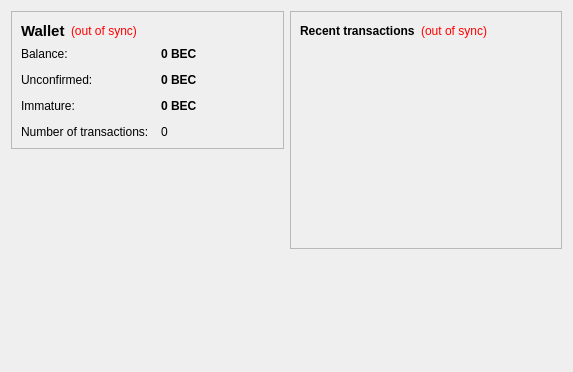
<?xml version="1.0" encoding="UTF-8"?>
<ui version="4.0">
 <class>OverviewPage</class>
 <widget class="QWidget" name="OverviewPage">
  <property name="geometry">
   <rect>
    <x>0</x>
    <y>0</y>
    <width>573</width>
    <height>372</height>
   </rect>
  </property>
  <property name="windowTitle">
   <string>Form</string>
  </property>
  <layout class="QHBoxLayout" name="horizontalLayout" stretch="1,1">
   <item>
    <layout class="QVBoxLayout" name="verticalLayout_2">
     <item>
      <widget class="QFrame" name="frame">
       <property name="frameShape">
        <enum>QFrame::StyledPanel</enum>
       </property>
       <property name="frameShadow">
        <enum>QFrame::Raised</enum>
       </property>
       <layout class="QVBoxLayout" name="verticalLayout_4">
        <item>
         <layout class="QHBoxLayout" name="horizontalLayout_4">
          <item>
           <widget class="QLabel" name="label_5">
            <property name="font">
             <font>
              <pointsize>11</pointsize>
              <weight>75</weight>
              <bold>true</bold>
             </font>
            </property>
            <property name="text">
             <string>Wallet</string>
            </property>
           </widget>
          </item>
          <item>
           <widget class="QLabel" name="labelWalletStatus">
            <property name="toolTip">
             <string>The displayed information may be out of date. Your wallet automatically synchronizes with the BeaoCoin network after a connection is established, but this process has not completed yet.</string>
            </property>
            <property name="styleSheet">
             <string notr="true">QLabel { color: red; }</string>
            </property>
            <property name="text">
             <string notr="true">(out of sync)</string>
            </property>
            <property name="alignment">
             <set>Qt::AlignLeading|Qt::AlignLeft|Qt::AlignVCenter</set>
            </property>
           </widget>
          </item>
          <item>
           <spacer name="horizontalSpacer_2">
            <property name="orientation">
             <enum>Qt::Horizontal</enum>
            </property>
            <property name="sizeHint" stdset="0">
             <size>
              <width>40</width>
              <height>20</height>
             </size>
            </property>
           </spacer>
          </item>
         </layout>
        </item>
        <item>
         <layout class="QFormLayout" name="formLayout_2">
          <property name="fieldGrowthPolicy">
           <enum>QFormLayout::AllNonFixedFieldsGrow</enum>
          </property>
          <property name="horizontalSpacing">
           <number>12</number>
          </property>
          <property name="verticalSpacing">
           <number>12</number>
          </property>
          <item row="0" column="0">
           <widget class="QLabel" name="label">
            <property name="text">
             <string>Balance:</string>
            </property>
           </widget>
          </item>
          <item row="0" column="1">
           <widget class="QLabel" name="labelBalance">
            <property name="font">
             <font>
              <weight>75</weight>
              <bold>true</bold>
             </font>
            </property>
            <property name="cursor">
             <cursorShape>IBeamCursor</cursorShape>
            </property>
            <property name="toolTip">
             <string>Your current balance</string>
            </property>
            <property name="text">
             <string notr="true">0 BEC</string>
            </property>
            <property name="textInteractionFlags">
             <set>Qt::LinksAccessibleByMouse|Qt::TextSelectableByKeyboard|Qt::TextSelectableByMouse</set>
            </property>
           </widget>
          </item>
          <item row="1" column="0">
           <widget class="QLabel" name="label_3">
            <property name="text">
             <string>Unconfirmed:</string>
            </property>
           </widget>
          </item>
          <item row="1" column="1">
           <widget class="QLabel" name="labelUnconfirmed">
            <property name="font">
             <font>
              <weight>75</weight>
              <bold>true</bold>
             </font>
            </property>
            <property name="cursor">
             <cursorShape>IBeamCursor</cursorShape>
            </property>
            <property name="toolTip">
             <string>Total of transactions that have yet to be confirmed, and do not yet count toward the current balance</string>
            </property>
            <property name="text">
             <string notr="true">0 BEC</string>
            </property>
            <property name="textInteractionFlags">
             <set>Qt::LinksAccessibleByMouse|Qt::TextSelectableByKeyboard|Qt::TextSelectableByMouse</set>
            </property>
           </widget>
          </item>
          <item row="3" column="0">
           <widget class="QLabel" name="label_2">
            <property name="text">
             <string>Number of transactions:</string>
            </property>
           </widget>
          </item>
          <item row="3" column="1">
           <widget class="QLabel" name="labelNumTransactions">
            <property name="toolTip">
             <string>Total number of transactions in wallet</string>
            </property>
            <property name="text">
             <string notr="true">0</string>
            </property>
           </widget>
          </item>
          <item row="2" column="0">
           <widget class="QLabel" name="labelImmatureText">
            <property name="text">
             <string>Immature:</string>
            </property>
           </widget>
          </item>
          <item row="2" column="1">
           <widget class="QLabel" name="labelImmature">
            <property name="font">
             <font>
              <weight>75</weight>
              <bold>true</bold>
             </font>
            </property>
            <property name="toolTip">
             <string>Mined balance that has not yet matured</string>
            </property>
            <property name="text">
             <string notr="true">0 BEC</string>
            </property>
            <property name="textInteractionFlags">
             <set>Qt::LinksAccessibleByMouse|Qt::TextSelectableByKeyboard|Qt::TextSelectableByMouse</set>
            </property>
           </widget>
          </item>
         </layout>
        </item>
       </layout>
      </widget>
     </item>
     <item>
      <spacer name="verticalSpacer">
       <property name="orientation">
        <enum>Qt::Vertical</enum>
       </property>
       <property name="sizeHint" stdset="0">
        <size>
         <width>20</width>
         <height>40</height>
        </size>
       </property>
      </spacer>
     </item>
    </layout>
   </item>
   <item>
    <layout class="QVBoxLayout" name="verticalLayout_3">
     <item>
      <widget class="QFrame" name="frame_2">
       <property name="frameShape">
        <enum>QFrame::StyledPanel</enum>
       </property>
       <property name="frameShadow">
        <enum>QFrame::Raised</enum>
       </property>
       <layout class="QVBoxLayout" name="verticalLayout">
        <item>
         <layout class="QHBoxLayout" name="horizontalLayout_2">
          <item>
           <widget class="QLabel" name="label_4">
            <property name="text">
             <string>&lt;b&gt;Recent transactions&lt;/b&gt;</string>
            </property>
           </widget>
          </item>
          <item>
           <widget class="QLabel" name="labelTransactionsStatus">
            <property name="toolTip">
             <string>The displayed information may be out of date. Your wallet automatically synchronizes with the BeaoCoin network after a connection is established, but this process has not completed yet.</string>
            </property>
            <property name="styleSheet">
             <string notr="true">QLabel { color: red; }</string>
            </property>
            <property name="text">
             <string notr="true">(out of sync)</string>
            </property>
            <property name="alignment">
             <set>Qt::AlignRight|Qt::AlignTrailing|Qt::AlignVCenter</set>
            </property>
           </widget>
          </item>
          <item>
           <spacer name="horizontalSpacer">
            <property name="orientation">
             <enum>Qt::Horizontal</enum>
            </property>
            <property name="sizeHint" stdset="0">
             <size>
              <width>40</width>
              <height>20</height>
             </size>
            </property>
           </spacer>
          </item>
         </layout>
        </item>
        <item>
         <widget class="QListView" name="listTransactions">
          <property name="styleSheet">
           <string notr="true">QListView { background: transparent; }</string>
          </property>
          <property name="frameShape">
           <enum>QFrame::NoFrame</enum>
          </property>
          <property name="verticalScrollBarPolicy">
           <enum>Qt::ScrollBarAlwaysOff</enum>
          </property>
          <property name="horizontalScrollBarPolicy">
           <enum>Qt::ScrollBarAlwaysOff</enum>
          </property>
          <property name="selectionMode">
           <enum>QAbstractItemView::NoSelection</enum>
          </property>
         </widget>
        </item>
       </layout>
      </widget>
     </item>
     <item>
      <widget class="QLabel" name="label_7">
       <property name="font">
        <font>
         <family>AcadEref</family>
         <pointsize>16</pointsize>
        </font>
       </property>
       <property name="text">
        <string/>
       </property>
       <property name="textFormat">
        <enum>Qt::RichText</enum>
       </property>
       <property name="alignment">
        <set>Qt::AlignCenter</set>
       </property>
       <property name="openExternalLinks">
        <bool>true</bool>
       </property>
      </widget>
     </item>
     <item>
      <spacer name="verticalSpacer_2">
       <property name="orientation">
        <enum>Qt::Vertical</enum>
       </property>
       <property name="sizeHint" stdset="0">
        <size>
         <width>20</width>
         <height>40</height>
        </size>
       </property>
      </spacer>
     </item>
    </layout>
   </item>
  </layout>
 </widget>
 <resources/>
 <connections/>
</ui>
